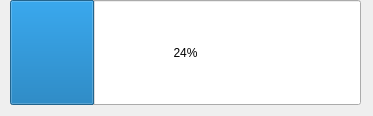
<?xml version="1.0" encoding="UTF-8"?>
<ui version="4.0">
 <class>func</class>
 <widget class="QWidget" name="func">
  <property name="geometry">
   <rect>
    <x>0</x>
    <y>0</y>
    <width>373</width>
    <height>116</height>
   </rect>
  </property>
  <property name="windowTitle">
   <string>Form</string>
  </property>
  <widget class="QSplitter" name="splitter">
   <property name="geometry">
    <rect>
     <x>10</x>
     <y>0</y>
     <width>351</width>
     <height>105</height>
    </rect>
   </property>
   <property name="orientation">
    <enum>Qt::Vertical</enum>
   </property>
   <widget class="CRoundProcesseBar" name="progressBar_copy">
    <property name="font">
     <font>
      <underline>false</underline>
      <strikeout>false</strikeout>
     </font>
    </property>
    <property name="value">
     <number>24</number>
    </property>
   </widget>
  </widget>
 </widget>
 <customwidgets>
  <customwidget>
   <class>CRoundProcesseBar</class>
   <extends>QProgressBar</extends>
   <header>croundprocessebar.h</header>
  </customwidget>
 </customwidgets>
 <resources/>
 <connections/>
</ui>
